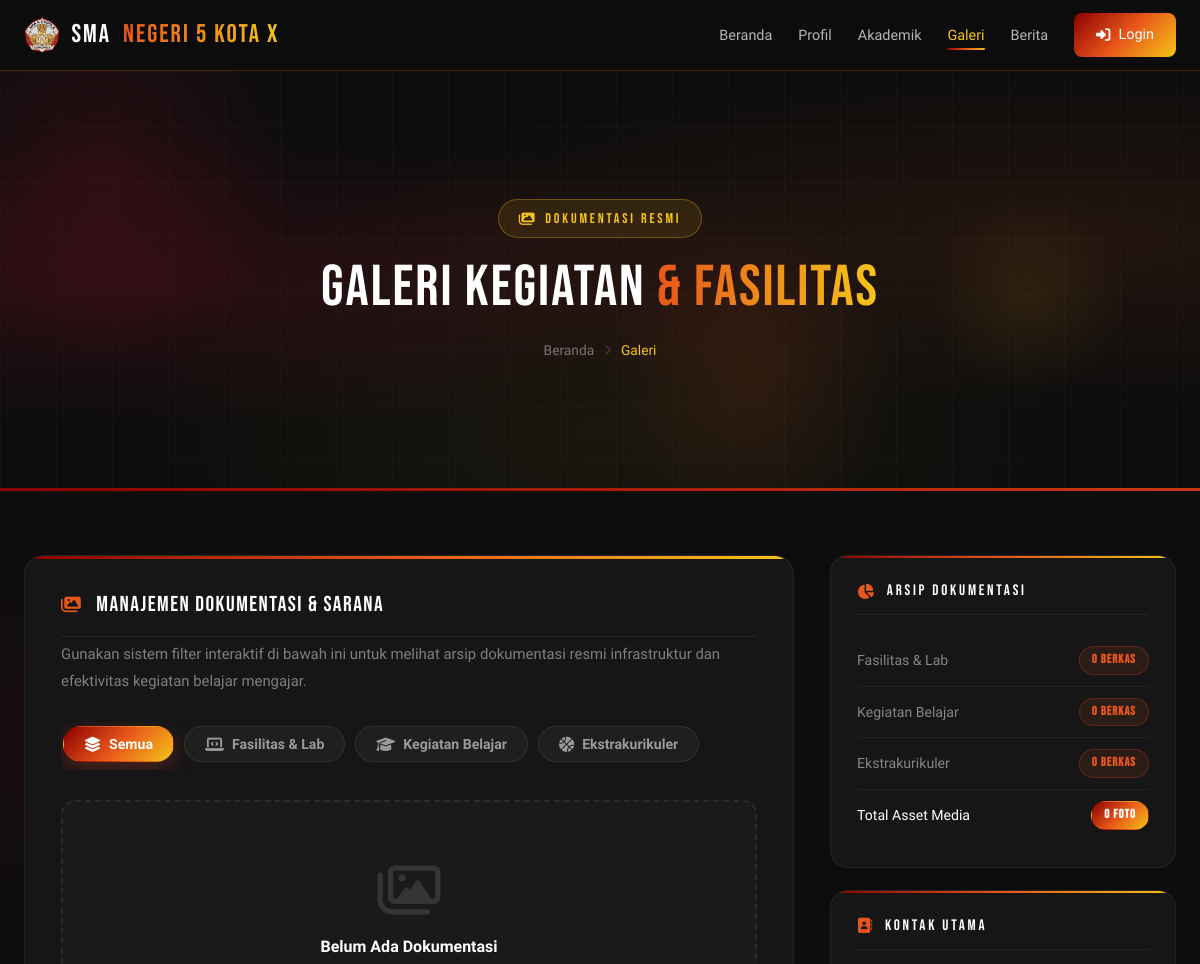
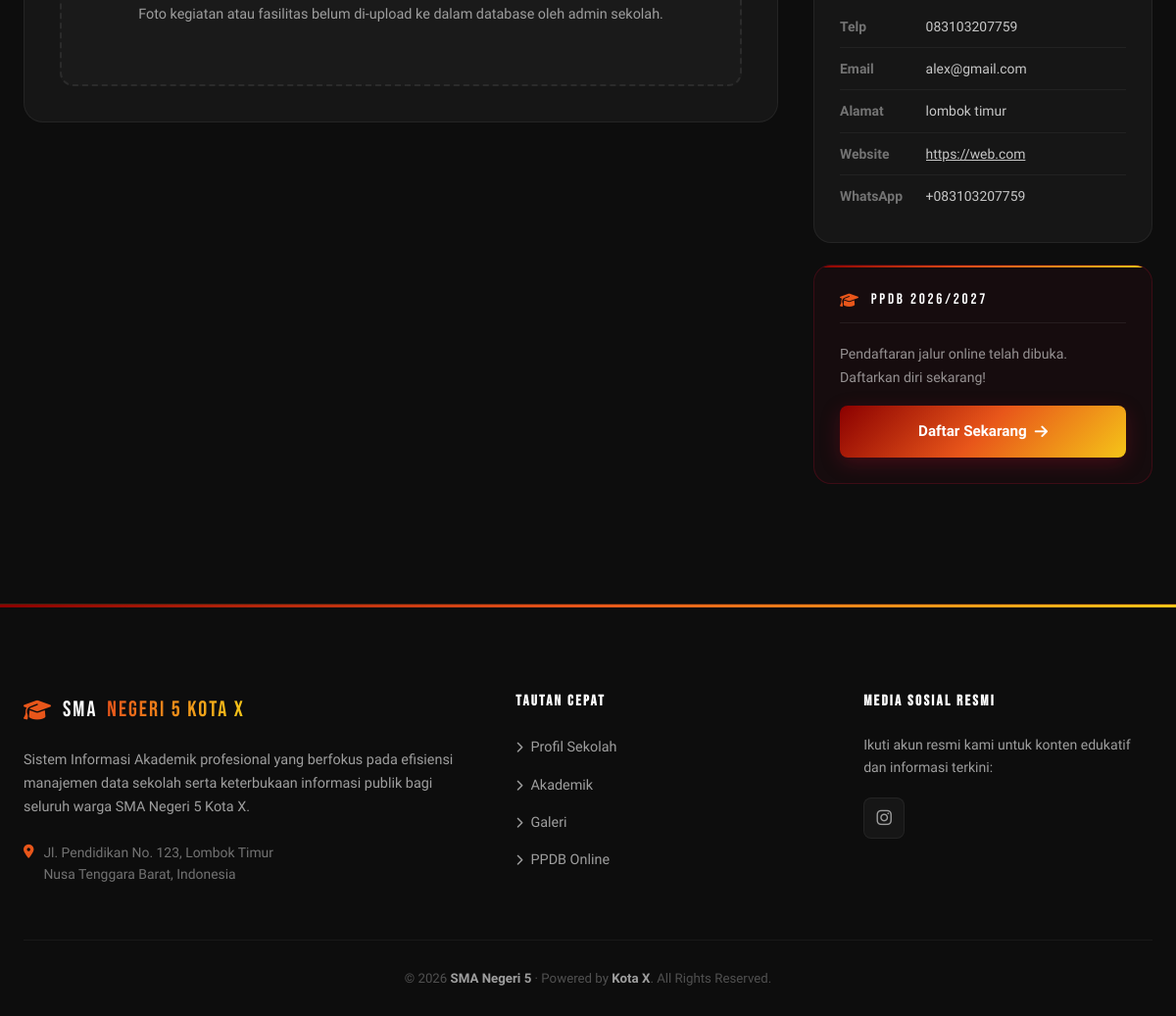
Page /galeri/ on the committed database (2 pictures, top to bottom).
### web_publik/models.py (models this page shows, shortened)
class KontakSekolah(models.Model):
    telepon  = models.CharField(max_length=50,  help_text="Contoh: (0376) 23456")
    email    = models.EmailField(help_text="Contoh: info@siakadpro.sch.id")
    alamat   = models.TextField(help_text="Alamat lengkap sekolah. Contoh: Jl. Pendidikan No. 123, Lombok Timur, NTB")
    website  = models.URLField(blank=True, null=True, help_text="URL website resmi (opsional)")
    wa       = models.CharField(
        max_length=20, blank=True, null=True,
        help_text="Nomor WhatsApp (opsional). Contoh: 62817xxxxxxx",
    )
    class Meta:
        verbose_name = "Kontak Sekolah"
        verbose_name_plural = "Kontak Sekolah"

### web_publik/views.py (the view)
# urls.py: path('galeri/', views.galeri, name='galeri'),
def galeri(request):
    daftar_galeri       = Galeri.objects.all().order_by('-tanggal_kegiatan') if Galeri.objects.exists() else []
    stats_kategori      = Galeri.objects.values('kategori').annotate(total=Count('id')) if Galeri.objects.exists() else []
    jumlah_per_kategori = {item['kategori']: item['total'] for item in stats_kategori}
    total_semua         = Galeri.objects.count() if Galeri.objects.exists() else 0
    try:
        kontak = KontakSekolah.objects.first()
    except Exception:
        kontak = None
    context = {
        'daftar_galeri'   : daftar_galeri,
        'jumlah_fasilitas': jumlah_per_kategori.get('fasilitas', 0),
        'jumlah_kegiatan' : jumlah_per_kategori.get('kegiatan', 0),
        'jumlah_ekstra'   : jumlah_per_kategori.get('ekstra', 0),
        'total_semua'     : total_semua,
        'kontak'          : kontak,
    }
    return render(request, 'web_publik/galeri.html', context)

### web_publik/templates/web_publik/galeri.html (shortened to what this page needs)
{% load static %}
<!DOCTYPE html>
<html lang="id">
<head>
    <link rel="stylesheet" href="https://cdnjs.cloudflare.com/ajax/libs/font-awesome/6.4.0/css/all.min.css">
    <link rel="stylesheet" href="{% static 'css/profile.css' %}?v=5.3">
    <link rel="stylesheet" href="{% static 'css/style.css' %}?v=6.0">
    <link rel="stylesheet" href="{% static 'css/galeri.css' %}?v=5.3">
</head>
<body>
<header class="main-header" id="mainHeader">
    <div class="container header-wrapper">
        <a href="{% url 'web_publik:index' %}" class="logo" style="display:flex;align-items:center;gap:12px;">
            <img src="{% static 'images/logo-profil-sekolah.png' %}" alt="Logo SMA Negeri 5 Kota X"
                 style="height:36px;width:auto;object-fit:contain;">
            SMA<span> Negeri 5 Kota X</span>
        </a>
        <nav class="nav-bar">
            <ul class="nav-menu">
                <li><a href="{% url 'web_publik:index' %}">Beranda</a></li>
                <li><a href="{% url 'web_publik:profil' %}">Profil</a></li>
                <li><a href="{% url 'web_publik:akademik_info' %}">Akademik</a></li>
                <li><a href="{% url 'web_publik:galeri' %}" class="active">Galeri</a></li>
                <li><a href="{% url 'web_publik:index' %}#news-section" class="scroll-link">Berita</a></li>
                <li>
                    <a href="{% url 'web_publik:login_portal' %}" class="btn-portal-fixed">
                        <i class="fa-solid fa-right-to-bracket"></i>
                        <span>Login</span>
                    </a>
                </li>
            </ul>
        </nav>
    </div>
</header>
<section class="page-hero">
    <div class="page-hero-grid-overlay"></div>
    <div class="orb orb-hero-1"></div>
    <div class="orb orb-hero-2"></div>
    <div class="orb orb-hero-3"></div>
    <div class="container page-hero-inner">
        <span class="page-hero-label">
            <i class="fa-solid fa-images"></i> Dokumentasi Resmi
        </span>
        <h1>Galeri Kegiatan <span class="highlight">&amp; Fasilitas</span></h1>
        <div class="breadcrumb">
            <a href="{% url 'web_publik:index' %}">Beranda</a>
            <i class="fa-solid fa-chevron-right"></i>
            <span class="current-page">Galeri</span>
        </div>
    </div>
</section>
<main class="sub-layout">
    <div class="container">
        <div class="sub-grid">
            <div class="sub-main">
                <div class="content-card">
                    <h3>
                        <i class="fa-solid fa-images"></i>
                        Manajemen Dokumentasi &amp; Sarana
                    </h3>
                    <p class="card-desc">Gunakan sistem filter interaktif di bawah ini untuk melihat arsip dokumentasi resmi infrastruktur dan efektivitas kegiatan belajar mengajar.</p>
                    <div class="filter-container">
                        <div class="filter-tabs">
                            <button class="filter-btn active" onclick="filterGaleri(event, 'all')">
                                <i class="fa-solid fa-layer-group"></i> Semua
                            </button>
                            <button class="filter-btn" onclick="filterGaleri(event, 'fasilitas')">
                                <i class="fa-solid fa-laptop-code"></i> Fasilitas &amp; Lab
                            </button>
                            <button class="filter-btn" onclick="filterGaleri(event, 'kegiatan')">
                                <i class="fa-solid fa-graduation-cap"></i> Kegiatan Belajar
                            </button>
                            <button class="filter-btn" onclick="filterGaleri(event, 'ekstra')">
                                <i class="fa-solid fa-basketball"></i> Ekstrakurikuler
                            </button>
                        </div>
                    </div>
                    <div class="galeri-grid">
                        {% for foto in daftar_galeri %}
                        <div class="galeri-card" data-category="{{ foto.kategori }}">
                            <div class="galeri-frame">
                                {% if foto.gambar %}
                                    <img src="{{ foto.gambar.url }}" alt="{{ foto.judul }}">
                                {% endif %}
                                <div class="galeri-overlay">
                                    <span class="kat-badge">
                                        <i class="fa-solid fa-bookmark"></i> {{ foto.get_kategori_display }}
                                    </span>
                                    <button type="button" class="zoom-btn"
                                        onclick="bukaPreview('{{ foto.gambar.url }}', '{{ foto.judul }}')"
                                        title="Perbesar">
                                        <i class="fa-solid fa-expand"></i>
                                    </button>
                                </div>
                            </div>
                            <div class="galeri-info">
                                <h4>{{ foto.judul }}</h4>
                                <div class="galeri-meta">
                                    <span class="galeri-date">
                                        <i class="fa-regular fa-calendar"></i> {{ foto.tanggal_kegiatan|date:"d F Y" }}
                                    </span>
                                    <span class="verified-tag">
                                        <i class="fa-solid fa-circle-check"></i> Verified
                                    </span>
                                </div>
                            </div>
                        </div>
                        {% empty %}
                        <div class="empty-box" style="grid-column:1/-1">
                            <i class="fa-regular fa-images"></i>
                            <p>Belum Ada Dokumentasi</p>
                            <span>Foto kegiatan atau fasilitas belum di-upload ke dalam database oleh admin sekolah.</span>
                        </div>
                        {% endfor %}
                    </div>
                </div>
            </div>
            <aside class="sub-sidebar">
                <div class="sidebar-widget">
                    <h4><i class="fa-solid fa-chart-pie"></i> Arsip Dokumentasi</h4>
                    <ul class="stat-list">
                        <li>
                            <span class="stat-label">Fasilitas &amp; Lab</span>
                            <span class="stat-val">{{ jumlah_fasilitas }} Berkas</span>
                        </li>
                        <li>
                            <span class="stat-label">Kegiatan Belajar</span>
                            <span class="stat-val">{{ jumlah_kegiatan }} Berkas</span>
                        </li>
                        <li>
                            <span class="stat-label">Ekstrakurikuler</span>
                            <span class="stat-val">{{ jumlah_ekstra }} Berkas</span>
                        </li>
                        <li class="stat-total">
                            <span class="stat-label">Total Asset Media</span>
                            <span class="stat-val fire">{{ total_semua }} Foto</span>
                        </li>
                    </ul>
                </div>
                <div class="sidebar-widget">
                    <h4><i class="fa-solid fa-address-book"></i> Kontak Utama</h4>
                    {% if kontak %}
                    <table class="info-table">
                        <tr><td>Telp</td><td>{{ kontak.telepon }}</td></tr>
                        <tr><td>Email</td><td>{{ kontak.email }}</td></tr>
                        <tr><td>Alamat</td><td>{{ kontak.alamat }}</td></tr>
                        {% if kontak.website %}
                        <tr><td>Website</td><td><a href="{{ kontak.website }}" target="_blank" style="color:inherit;word-break:break-all;">{{ kontak.website }}</a></td></tr>
                        {% endif %}
                        {% if kontak.wa %}
                        <tr><td>WhatsApp</td><td>+{{ kontak.wa }}</td></tr>
                        {% endif %}
                    </table>
                    {% else %}
                    <table class="info-table">
                        <tr><td>Telp</td><td>(0376) 23456</td></tr>
                        <tr><td>Email</td><td>info@siakadpro.sch.id</td></tr>
                        <tr><td>Alamat</td><td>Jl. Pendidikan No. 123, Lombok Timur, NTB</td></tr>
                    </table>
                    {% endif %}
                </div>
                <div class="sidebar-widget sidebar-cta">
                    <h4><i class="fa-solid fa-graduation-cap"></i> PPDB 2026/2027</h4>
                    <p>Pendaftaran jalur online telah dibuka. Daftarkan diri sekarang!</p>
                    <a href="{% url 'web_publik:ppdb_online' %}" class="btn btn-ppdb"
                       style="width:100%;justify-content:center;margin-top:16px;text-decoration:none;">
                        Daftar Sekarang <i class="fa-solid fa-arrow-right"></i>
                    </a>
                </div>
            </aside>
        </div>
    </div>
</main>
<footer class="main-footer">
    <div class="container">
        <div class="footer-grid">
            <div class="footer-info">
                <a href="{% url 'web_publik:index' %}" class="footer-logo">
                    <i class="fa-solid fa-graduation-cap"></i> SMA <span>NEGERI 5 KOTA X</span>
                </a>
                <p class="footer-desc">Sistem Informasi Akademik profesional yang berfokus pada efisiensi manajemen data sekolah serta keterbukaan informasi publik bagi seluruh warga SMA Negeri 5 Kota X.</p>
                <p class="footer-address">
                    <i class="fa-solid fa-location-dot"></i>
                    Jl. Pendidikan No. 123, Lombok Timur<br>Nusa Tenggara Barat, Indonesia
                </p>
            </div>
            <div class="footer-links">
                <h4>Tautan Cepat</h4>
                <ul>
                    <li><a href="{% url 'web_publik:profil' %}"><i class="fa-solid fa-chevron-right"></i> Profil Sekolah</a></li>
                    <li><a href="{% url 'web_publik:akademik_info' %}"><i class="fa-solid fa-chevron-right"></i> Akademik</a></li>
                    <li><a href="{% url 'web_publik:galeri' %}"><i class="fa-solid fa-chevron-right"></i> Galeri</a></li>
                    <li><a href="{% url 'web_publik:ppdb_online' %}"><i class="fa-solid fa-chevron-right"></i> PPDB Online</a></li>
                </ul>
            </div>
            <div class="footer-social">
                <h4>Media Sosial Resmi</h4>
                <p>Ikuti akun resmi kami untuk konten edukatif dan informasi terkini:</p>
                <div class="social-icons">
                    <a href="https://www.instagram.com/alleeqyoouu?igsh=cjZhZjdnMXAyMXRu"
                       target="_blank" class="social-btn instagram" title="Instagram">
                        <i class="fa-brands fa-instagram"></i>
                    </a>
                </div>
            </div>
        </div>
        <div class="copyright">
            <p>&copy; 2026 <strong>SMA Negeri 5</strong> · Powered by <strong>Kota X</strong>. All Rights Reserved.</p>
        </div>
    </div>
</footer>
</body>
</html>

### rows in the picture
KontakSekolah: telepon "083103207759", email "alex@gmail.com", alamat "lombok timur", website "https://web.com", wa "083103207759"

### other values in the picture
{{ jumlah_fasilitas }} "0"
{{ jumlah_kegiatan }} "0"
{{ jumlah_ekstra }} "0"
{{ total_semua }} "0"
